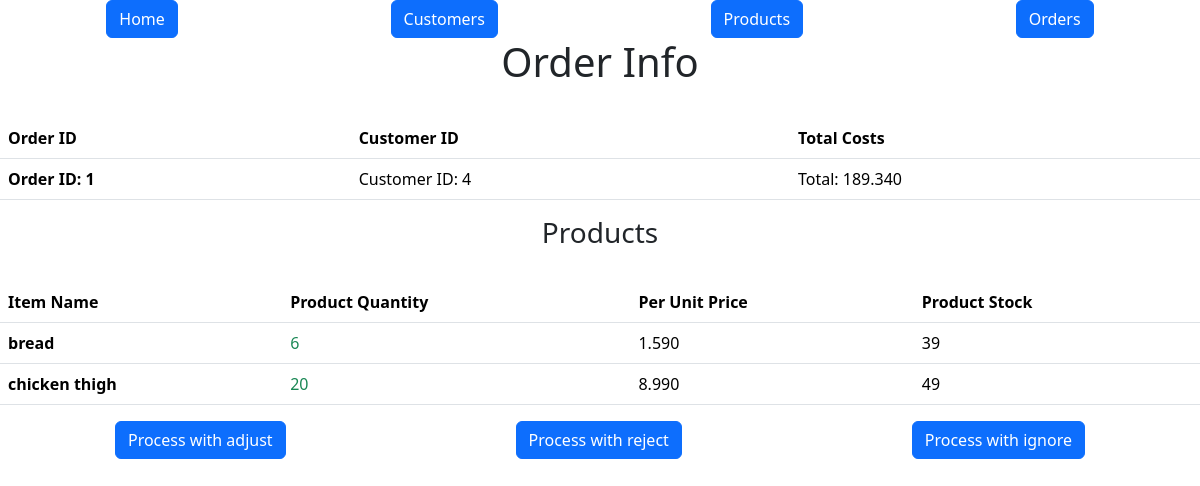
The app's page /orders/1 with its own data.
### models.py (models this page shows, shortened)
class Order(db.Model):
    id = mapped_column(Integer, primary_key=True)
    customer_id = mapped_column(Integer, ForeignKey(Customer.id), nullable=False)
    total = mapped_column(DECIMAL(10, 3), default=0)
    customer = relationship("Customer", back_populates="orders")
    items = relationship("ProductOrder", cascade="all, delete-orphan")
    created_at = mapped_column(DateTime, default=func.now())
    processed = mapped_column(DateTime, default=None, nullable=True)
    def total(self):
        total = 0
        for item in self.items:
            total += item.product.price * item.quantity
        math.floor(total)
        return total

class Products(db.Model):
    id = mapped_column(Integer, primary_key=True)
    name = mapped_column(String(200), nullable=False)
    price = mapped_column(DECIMAL(10, 3), nullable=False)
    available = mapped_column(Integer, default=0)
    orders = relationship("ProductOrder")

class ProductOrder(db.Model):
    id = mapped_column(Integer, primary_key=True)
    order_id = mapped_column(Integer, ForeignKey(Order.id), nullable=False)
    product_id = mapped_column(Integer, ForeignKey(Products.id), nullable=False)
    quantity = mapped_column(Integer, nullable=False)
    product = relationship("Products", back_populates="orders")
    order = relationship("Order", back_populates="items")

### routes/html_bp.py (the view)
@htmls_bp.route("/orders/<int:id>", methods=["GET"])
def orders_info(id):
    order = db.get_or_404(Order, id)
    return render_template("order.html", order=order)

### templates/order.html (shortened to what this page needs)
{%extends "base.html"%} {%block content%}
<h1 class="d-flex justify-content-center">Order Info</h1>
<br />
<table class="table table-hover">
<thead>
  <tr>
    <th scope="col">Order ID</th>
    <th scope="col">Customer ID</th>
    <th scope="col">Total Costs</th>
  </tr>
</thead>
<tbody>
<tbody>
  <tr>
  <th scope="row">Order ID: {{order.id}}</th>
  <td>Customer ID: {{order.customer_id}}</td>
  <td>Total: {{order.total()}}</td>
</tr>
</tbody>
</table>
  <h3 class="d-flex justify-content-center">Products</h3>
  <br />
  <table class="table table-hover">
    <thead>
      <tr>
        <th scope="col">Item Name</th>
        <th scope="col">Product Quantity</th>
        <th scope="col">Per Unit Price</th>
        <th scope="col">Product Stock</th>
      </tr>
    </thead>
    <tbody>
      {% for item in order.items %}
      <tr>
        <th scope="row">{{item.product.name}}</th>
        {% if item.quantity > item.product.available %}
        <td class="text-danger">{{item.quantity}}</td>
        {% else %}
        <td class="text-success">{{item.quantity}}</td>
        {% endif %}
        <td>{{item.product.price}}</td>
        <td>{{item.product.available}}</td>
      </tr>
      {% endfor %}
    </tbody>
  </table>
<div class="d-flex justify-content-around">
  <form
    method="POST"
    action="{{url_for('api_orders.process_order', id=order.id)}}"
  >
    <button
      type="submit"
      class="btn btn-primary"
      name="strategy"
      value="adjust"
    >
      Process with adjust
    </button>
  </form>
  <form
    method="POST"
    action="{{url_for('api_orders.process_order', id=order.id)}}"
  >
    <button
      type="submit"
      class="btn btn-primary"
      value="reject"
      name="strategy"
    >
      Process with reject
    </button>
  </form>
  <form
    method="POST"
    action="{{url_for('api_orders.process_order', id=order.id)}}"
  >
    <button
      type="submit"
      class="btn btn-primary"
      name="strategy"
      value="ignore"
    >
      Process with ignore
    </button>
  </form>
  {%endblock%}

### records on screen
Order: id "1", customer_id "4"
Products: total "189.340"
ProductOrder: product.name "bread", quantity "6", product.price "1.590", product.available "39"
ProductOrder: product.name "chicken thigh", quantity "20", product.price "8.990", product.available "49"
